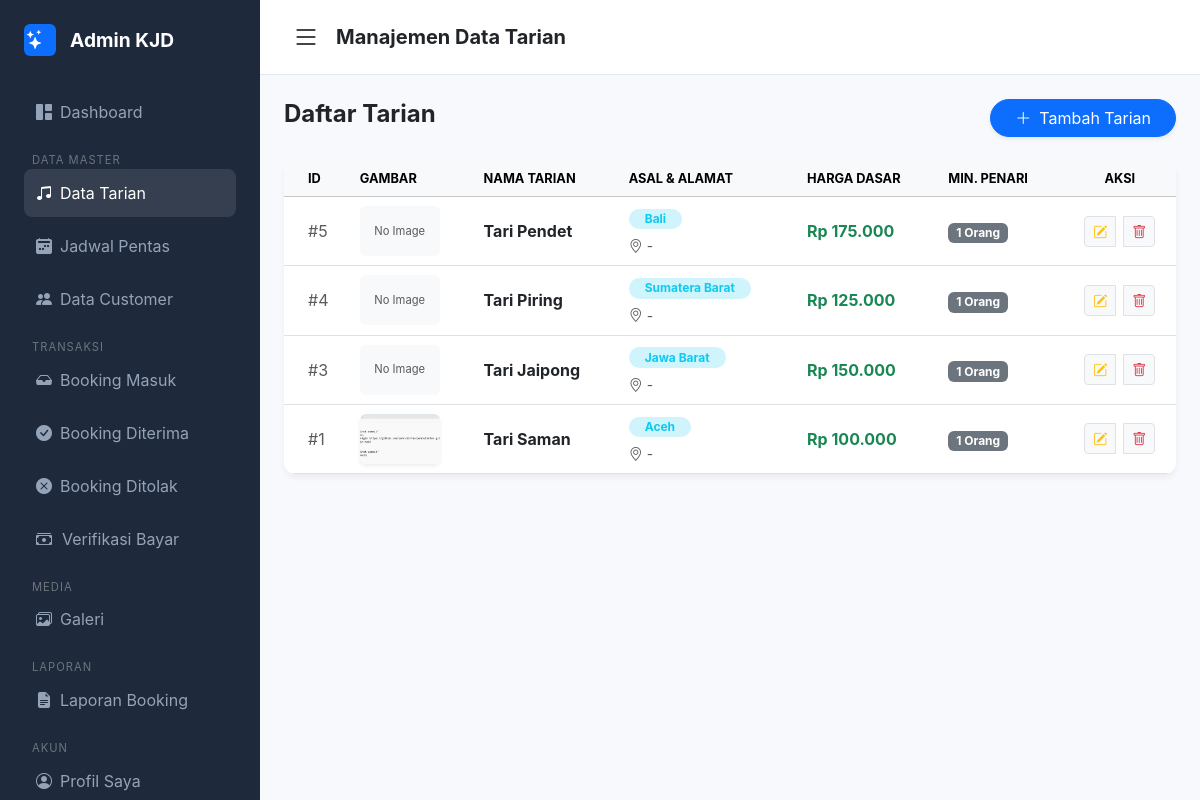
/admin/tarian.php, run on the app's committed database.
### tables this page shows
CREATE TABLE `tarian` (
  `id` int NOT NULL,
  `nama_tarian` varchar(100) NOT NULL,
  `asal_daerah` varchar(100) DEFAULT NULL,
  `harga_dasar` int DEFAULT NULL,
  `alamat` varchar(255) DEFAULT NULL,
  `deskripsi` text,
  `gambar` varchar(255) DEFAULT NULL,
  `minimal_penari` int DEFAULT '1'
);

### admin/tarian.php (the view, shortened to what this page needs)
<?php
include "../config/koneksi.php";
?>
<!DOCTYPE html>
<html lang="id">
<head>
    <link href="https://cdn.jsdelivr.net/npm/bootstrap@5.3.2/dist/css/bootstrap.min.css" rel="stylesheet">
    <link href="https://cdn.jsdelivr.net/npm/bootstrap-icons/font/bootstrap-icons.css" rel="stylesheet">
</head>
<body>
<?php include "../partials/sidebar.php"; ?>
<div class="main-content" id="mainContent">
    <header class="top-nav">
        <i class="bi bi-list fs-3 me-3" style="cursor:pointer;" onclick="toggleSidebar()"></i>
        <h5 class="fw-bold mb-0">Manajemen Data Tarian</h5>
    </header>
    <div class="container-fluid p-4">
        <div class="d-flex justify-content-between align-items-center mb-4">
            <h4 class="fw-bold">Daftar Tarian</h4>
            <a href="#" class="btn btn-primary rounded-pill px-4 shadow-sm" data-bs-toggle="modal" data-bs-target="#tambahTarianModal">
                <i class="bi bi-plus-lg me-2"></i>Tambah Tarian
            </a>
        </div>
        <div class="card card-table overflow-hidden">
            <div class="table-responsive">
                <table class="table table-hover align-middle mb-0">
                    <thead class="table-light text-uppercase" style="font-size: 0.8rem;">
                        <tr>
                            <th class="ps-4">ID</th>
                            <th>Gambar</th>
                            <th>Nama Tarian</th>
                            <th>Asal & Alamat</th>
                            <th>Harga Dasar</th>
                            <th>Min. Penari</th>
                            <th class="text-center">Aksi</th>
                        </tr>
                    </thead>
                    <tbody>
                        <?php
                        $query = mysqli_query($koneksi, "SELECT * FROM tarian ORDER BY id DESC");
                        while($data = mysqli_fetch_assoc($query)) { ?>
                            <tr>
                                <td class="ps-4 text-muted">#<?= $data['id']; ?></td>
                                <td>
                                    <?php if(!empty($data['gambar'])): ?>
                                        <img src="../uploads/<?= $data['gambar']; ?>" class="img-tarian shadow-sm">
                                    <?php else: ?>
                                        <div class="bg-light rounded text-muted d-flex align-items-center justify-content-center" style="width:80px; height:50px; font-size:0.7rem;">No Image</div>
                                    <?php endif; ?>
                                </td>
                                <td><span class="fw-bold text-dark"><?= $data['nama_tarian']; ?></span></td>
                                <td>
                                    <span class="badge bg-info-subtle text-info rounded-pill px-3 mb-1"><?= $data['asal_daerah']; ?></span><br>
                                    <small class="text-muted"><i class="bi bi-geo-alt"></i> <?= $data['alamat']; ?></small>
                                </td>
                                <td><span class="fw-bold text-success">Rp <?= number_format($data['harga_dasar'] ?? 0, 0, ',', '.'); ?></span></td>
                                <td><span class="badge bg-secondary"><?= $data['minimal_penari']; ?> Orang</span></td>
                                <td class="text-center">
                                    <div class="btn-group gap-2">
                                        <button class="btn btn-sm btn-light border text-warning edit-btn"
                                            data-id="<?= $data['id']; ?>"
                                            data-nama="<?= $data['nama_tarian']; ?>"
                                            data-asal="<?= $data['asal_daerah']; ?>"
                                            data-alamat="<?= $data['alamat']; ?>"
                                            data-harga="<?= $data['harga_dasar']; ?>"
                                            data-min="<?= $data['minimal_penari']; ?>"
                                            data-deskripsi="<?= $data['deskripsi']; ?>"
                                            data-bs-toggle="modal" data-bs-target="#editTarianModal">
                                            <i class="bi bi-pencil-square"></i>
                                        </button>
                                        <button class="btn btn-sm btn-light border text-danger delete-btn"
                                            data-id="<?= $data['id']; ?>"
                                            data-nama="<?= $data['nama_tarian']; ?>"
                                            data-bs-toggle="modal" data-bs-target="#hapusTarianModal">
                                            <i class="bi bi-trash"></i>
                                        </button>
                                    </div>
                                </td>
                            </tr>
                        <?php } ?>
                    </tbody>
                </table>
            </div>
        </div>
    </div>
</div>
</body>
</html>

### partials/sidebar.php (shortened to what this page needs)
<?php
$page = basename($_SERVER['PHP_SELF']);
?>
<div class="sidebar" id="sidebar">
    <div class="sidebar-brand">
        <div class="bg-primary rounded p-1 d-inline-flex align-items-center justify-content-center" style="width:32px; height:32px;">
            <i class="bi bi-stars text-white"></i>
        </div>
        <span class="ms-1">Admin KJD</span>
    </div>
    <a href="dashboard.php" class="<?= $page == 'dashboard.php' ? 'active' : '' ?>">
        <i class="bi bi-grid-1x2-fill me-2"></i> Dashboard
    </a>
    <small class="text-uppercase text-secondary ms-2 mt-3 d-block" style="font-size: 0.7rem; letter-spacing: 1px;">Data Master</small>
    <a href="tarian.php" class="<?= $page == 'tarian.php' ? 'active' : '' ?>">
        <i class="bi bi-music-note-beamed me-2"></i> Data Tarian
    </a>
    <a href="jadwal.php" class="<?= $page == 'jadwal.php' ? 'active' : '' ?>">
        <i class="bi bi-calendar2-week-fill me-2"></i> Jadwal Pentas
    </a>
    <a href="customer.php" class="<?= $page == 'customer.php' ? 'active' : '' ?>">
        <i class="bi bi-people-fill me-2"></i> Data Customer
    </a>
    <small class="text-uppercase text-secondary ms-2 mt-3 d-block" style="font-size: 0.7rem; letter-spacing: 1px;">Transaksi</small>
    <a href="booking.php" class="<?= $page == 'booking_masuk.php' ? 'active' : '' ?>">
        <i class="bi bi-inbox-fill me-2"></i> Booking Masuk
    </a>
    <a href="booking_diterima.php" class="<?= $page == 'booking_diterima.php' ? 'active' : '' ?>">
        <i class="bi bi-check-circle-fill me-2"></i> Booking Diterima
    </a>
    <a href="booking_ditolak.php" class="<?= $page == 'booking_ditolak.php' ? 'active' : '' ?>">
        <i class="bi bi-x-circle-fill me-2"></i> Booking Ditolak
    </a>
    <a href="verifikasi_pembayaran.php" class="<?= ($page == 'verifikasi') ? 'active' : '' ?>">
    <i class="bi bi-cash-stack"></i>
    <span>Verifikasi Bayar</span>
</a>
    <small class="text-uppercase text-secondary ms-2 mt-3 d-block" style="font-size: 0.7rem; letter-spacing: 1px;">Media</small>
    <a href="galeri.php" class="<?= $page == 'galeri.php' ? 'active' : '' ?>">
        <i class="bi bi-images me-2"></i> Galeri
    </a>
    <small class="text-uppercase text-secondary ms-2 mt-3 d-block" style="font-size: 0.7rem; letter-spacing: 1px;">Laporan</small>
    <a href="laporan_booking.php" class="<?= $page == 'laporan_booking.php' ? 'active' : '' ?>">
        <i class="bi bi-file-earmark-text-fill me-2"></i> Laporan Booking
    </a>
<small class="text-uppercase text-secondary ms-2 mt-3 d-block" style="font-size: 0.7rem; letter-spacing: 1px;">Akun</small>
    <a href="profil.php" class="<?= $page == 'profil.php' ? 'active' : '' ?>">
        <i class="bi bi-person-circle me-2"></i> Profil Saya
    </a>
</div>

### admin/tarian.php (style rules this page uses)
:root { --sidebar-dark: #1e293b; --primary: #4361ee; }
body { font-family: 'Inter', sans-serif; background: #f8f9fc; margin: 0; }
.sidebar { width: 260px; height: 100vh; position: fixed; background: var(--sidebar-dark); padding: 1.5rem; transition: 0.3s; z-index: 1000; overflow-y: auto; }
.sidebar-brand { color: #fff; font-weight: bold; font-size: 1.2rem; margin-bottom: 2rem; display: flex; align-items: center; gap: 10px; }
.sidebar a { color: #94a3b8; text-decoration: none; padding: 12px; display: flex; align-items: center; border-radius: 8px; margin-bottom: 5px; transition: 0.2s; }
.sidebar a:hover, .sidebar a.active { background: rgba(255,255,255,0.1); color: #fff; }
.sidebar i { margin-right: 10px; }
.main-content { margin-left: 260px; transition: 0.3s; min-height: 100vh; }
.top-nav { background: #fff; padding: 1rem 2rem; border-bottom: 1px solid #e2e8f0; display: flex; align-items: center; }
.card-table { background: #fff; border-radius: 12px; border: none; box-shadow: 0 4px 6px rgba(0,0,0,0.05); }
.img-tarian { width: 80px; height: 50px; object-fit: cover; border-radius: 6px; }

### data on the page
tarian: id "5", gambar "No Image", nama_tarian "Tari Pendet", asal_daerah "Bali", alamat "-", harga_dasar "175.000", minimal_penari "1"
tarian: id "4", gambar "No Image", nama_tarian "Tari Piring", asal_daerah "Sumatera Barat", alamat "-", harga_dasar "125.000", minimal_penari "1"
tarian: id "3", gambar "No Image", nama_tarian "Tari Jaipong", asal_daerah "Jawa Barat", alamat "-", harga_dasar "150.000", minimal_penari "1"
tarian: id "1", gambar (picture), nama_tarian "Tari Saman", asal_daerah "Aceh", alamat "-", harga_dasar "100.000", minimal_penari "1"
